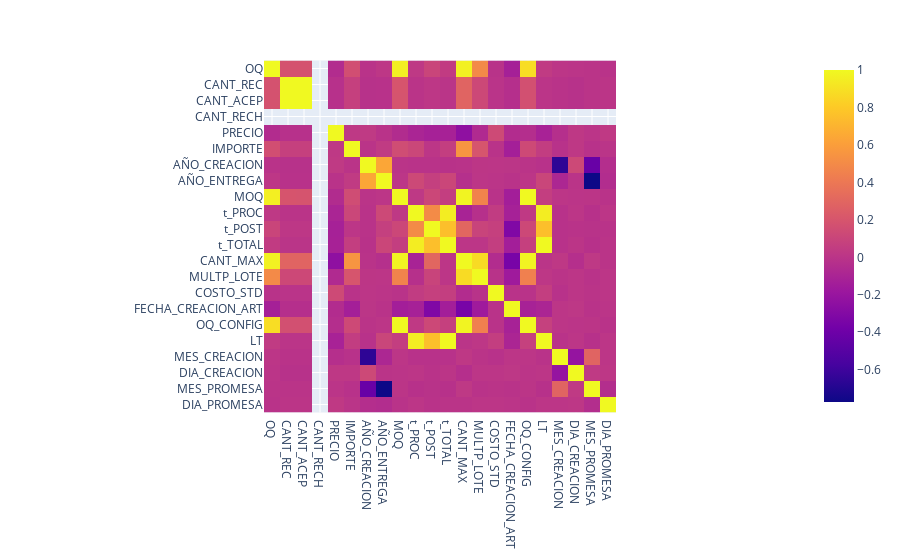

The notebook cell saved with this chart:
### Markdown cell above
Se genera la matriz de correlaciones de las variables numéricas y se grafica con pyplot.express

### Code cell
corr_matrix = merged_num.corr()

fig = px.imshow(corr_matrix)

fig.show()

### Figure 1 — Plotly figure (JSON) as saved in the notebook; plotly's stock layout.template omitted (floating-point values rounded to 4 significant figures; data arrays with more than 128 entries replaced by an {"elided": "..."} marker saying what was removed)
{"data": [{"coloraxis": "coloraxis", "hovertemplate": "x: %{x}<br>y: %{y}<br>color: %{z}<extra></extra>", "name": "0", "type": "heatmap", "x": ["OQ", "CANT_REC", "CANT_ACEP", "CANT_RECH", "PRECIO", "IMPORTE", "AÑO_CREACION", "AÑO_ENTREGA", "MOQ", "t_PROC", "t_POST", "t_TOTAL", "CANT_MAX", "MULTP_LOTE", "COSTO_STD", "FECHA_CREACION_ART", "OQ_CONFIG", "LT", "MES_CREACION", "DIA_CREACION", "MES_PROMESA", "DIA_PROMESA"], "xaxis": "x", "y": ["OQ", "CANT_REC", "CANT_ACEP", "CANT_RECH", "PRECIO", "IMPORTE", "AÑO_CREACION", "AÑO_ENTREGA", "MOQ", "t_PROC", "t_POST", "t_TOTAL", "CANT_MAX", "MULTP_LOTE", "COSTO_STD", "FECHA_CREACION_ART", "OQ_CONFIG", "LT", "MES_CREACION", "DIA_CREACION", "MES_PROMESA", "DIA_PROMESA"], "yaxis": "y", "z": {"elided": "22x22 float values"}}], "layout": {"coloraxis": {"colorscale": [[0, "#0d0887"], [0.1111, "#46039f"], [0.2222, "#7201a8"], [0.3333, "#9c179e"], [0.4444, "#bd3786"], [0.5556, "#d8576b"], [0.6667, "#ed7953"], [0.7778, "#fb9f3a"], [0.8889, "#fdca26"], [1, "#f0f921"]]}, "margin": {"t": 60}, "xaxis": {"anchor": "y", "constrain": "domain", "domain": [0, 1], "scaleanchor": "y"}, "yaxis": {"anchor": "x", "autorange": "reversed", "constrain": "domain", "domain": [0, 1]}}}
